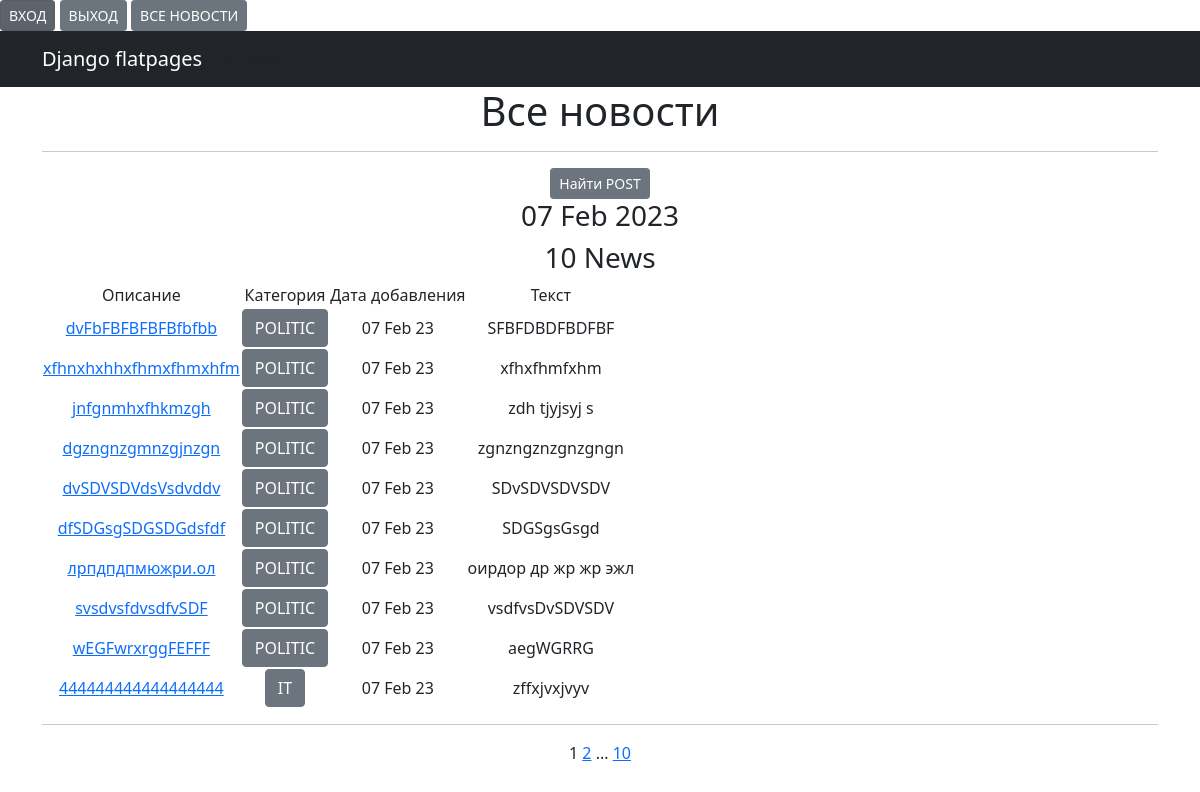
Page /news/ on the committed database.
### news/models.py (models this page shows, shortened)
class Post(models.Model):
    author = models.ForeignKey(Author, on_delete=models.CASCADE, verbose_name="Автор")
    NEWS = "NW"
    ARTICLE = "AT"
    CATEGORY_CHOICES = (
        (NEWS, 'НОВОСТЬ'),
        (ARTICLE, 'СТАТЬЯ'),
    )
    categoryType = models.CharField(max_length=2, choices=CATEGORY_CHOICES, default=ARTICLE,
                                    verbose_name="Категория Публикации")
    dataCreation = models.DateTimeField(auto_now_add=True, verbose_name="Дата публикации")
    category = models.ManyToManyField(Category, through='PostCategory', verbose_name="Тип Поста")
    title = models.CharField(max_length=128, verbose_name="Заголовок")
    text = models.TextField(verbose_name=' ТЕКСТ')
    rating = models.SmallIntegerField(default=0, verbose_name="Рейтинг")

class Category(models.Model):
    name = models.CharField(max_length=64, unique=True)
    subscribers = models.ManyToManyField(User, related_name='categories')
    def __str__(self):
        return f'{self.name}'

### news/views.py (the view)
# urls.py: path('', NewsList.as_view(), name='news'),
class NewsList(ListView):
    model = Post
    ordering = '-dataCreation'
    template_name = 'news.html'
    context_object_name = 'news'
    paginate_by = 10
    def get_context_data(self, **kwargs):
        context = super().get_context_data(**kwargs)
        context['time_now'] = datetime.utcnow()
        context['next_sale'] = None
        return context

### news/templatetags/custom_filters.py (called while the page is built)
@register.filter()
def censor(value):
    ban_words = ['fuck', 'хер']
    if not isinstance(value, str):
        raise TypeError(f"unresolved type'{type(value)}' expected type 'str")
    for word in value.split():
        if word.lower() in ban_words:
            value = value.replace(word, f'{word[0]}{"*"*(len(word)-1)}')
    return value

### news/templatetags/custom_tags.py (called while the page is built)
@register.simple_tag()
def current_time(format_string='%b %d %Y'):
    return datetime.utcnow().strftime(format_string)

### news/templates/news.html (shortened to what this page needs)
{% extends 'flatpages/default.html' %}
{% load custom_filters %}
{% load custom_tags %}
{% block content %}
<h1>Все новости</h1>
<hr>
<a href="{% url 'search' %}"class="btn btn-secondary btn-sm">Найти POST</a>
<h3>{% current_time '%d %b %Y' %}</h3>
<h3>{{ news|length }} News</h3>
{% if news %}
<table>
    <tr>
        <td>Описание</td>
        <td> Категория</td>
        <td>Дата добавления</td>
        <td>Текст</td>
    <tr>
        {% for new in news %}
    <tr>
        <td>
            <a href="{% url 'new' new.id %}">{{ new.title|censor }}</a>
        </td>
        <td>
            {% for category in new.category.all %}
            <a href="{% url 'category_list' category.id %}"class="btn btn-secondary " >{{ category }}</a>
            {% endfor %}
        </td>
        <td>{{ new.dataCreation|date:'d M y ' }}</td>
        <td>{{ new.text|truncatewords:20|censor}}</td>
        <td>
        </td>
        {% endfor %}
</table>
<hr>
{% else %}
<h2>Новостей нет!</h2>
{% endif %}
{{ page_obj.number }}
{% if page_obj.has_next %}
<a href="?page={{ page_obj.next_page_number }}">{{ page_obj.next_page_number }}</a>
{% if paginator.num_pages != page_obj.next_page_number %}
...
<a href="?page={{ page_obj.paginator.num_pages }}">{{ page_obj.paginator.num_pages }}</a>
{% endif %}
{% endif %}
{% endblock content %}

### rows in the picture
Post: title|censor "dvFbFBFBFBFBfbfbb", dataCreation "07 Feb 23", text|censor "SFBFDBDFBDFBF"
Category: name "POLITIC"
Post: title|censor "xfhnxhxhhxfhmxfhmxhfm", dataCreation "07 Feb 23", text|censor "xfhxfhmfxhm"
Post: title|censor "jnfgnmhxfhkmzgh", dataCreation "07 Feb 23", text|censor "zdh tjyjsyj s"
Post: title|censor "dgzngnzgmnzgjnzgn", dataCreation "07 Feb 23", text|censor "zgnzngznzgnzgngn"
Post: title|censor "dvSDVSDVdsVsdvddv", dataCreation "07 Feb 23", text|censor "SDvSDVSDVSDV"
Post: title|censor "dfSDGsgSDGSDGdsfdf", dataCreation "07 Feb 23", text|censor "SDGSgsGsgd"
Post: title|censor "лрпдпдпмюжри.ол", dataCreation "07 Feb 23", text|censor "оирдор др жр жр эжл"
Post: title|censor "svsdvsfdvsdfvSDF", dataCreation "07 Feb 23", text|censor "vsdfvsDvSDVSDV"
Post: title|censor "wEGFwrxrggFEFFF", dataCreation "07 Feb 23", text|censor "aegWGRRG"
Post: title|censor "444444444444444444", dataCreation "07 Feb 23", text|censor "zffxjvxjvyv"
Category: name "IT"

### other values in the picture
{{ news|length }} "10"
{{ page_obj.number }} "1"
{{ page_obj.next_page_number }} "2"
{{ page_obj.paginator.num_pages }} "10"
